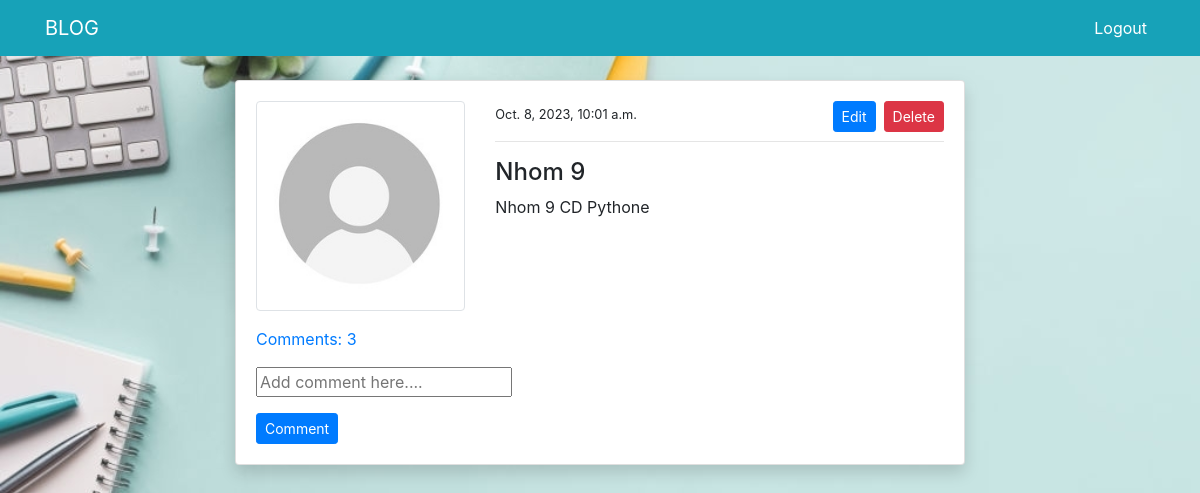
/post_detail2/5/ (signed in), run on the app's committed database.
### blog/models.py (models this page shows, shortened)
class PostModel(models.Model):
    title = models.CharField(max_length=100)
    content = models.TextField()
    author = models.ForeignKey(User, on_delete=models.CASCADE)
    STATUS_CHOICES = (('draft', 'Draft'),('published', 'Published'))
    status = models.CharField(max_length=10, choices=STATUS_CHOICES, default='draft')
    date_created = models.DateTimeField(auto_now_add=True)
    class Meta:
        ordering = ('-date_created',)
    def comment_count(self):
        return self.comment_set.all().count()
    def comments(self):
        return self.comment_set.all()

### users/models.py (models this page shows, shortened)
class ProfileModel(models.Model):
    user = models.OneToOneField(User, on_delete=models.CASCADE)
    image = models.ImageField(default='default.jpg', upload_to='profile', validators=[
                              FileExtensionValidator(['png', 'jpg'])])

### blog/views.py (the view)
# urls.py: path('post_detail2/<int:pk>/', views.post_detail2, name='blog-post-detail2'),
@login_required
def post_detail2(request, pk):
    post = PostModel.objects.get(id=pk)
    if request.method == 'POST':
        c_form = CommentForm(request.POST)
        if c_form.is_valid():
            instance = c_form.save(commit=False)
            instance.user = request.user
            instance.post = post
            instance.save()
            return redirect('blog-post-detail2', pk=post.id)
    else:
        c_form = CommentForm()
    context = {
        'post': post,
        'c_form': c_form,
    }
    return render(request, 'blog/post_detail2.html', context)

### blog/forms.py
class CommentForm(forms.ModelForm):
    content = forms.CharField(
        label='', widget=forms.TextInput(attrs={'placeholder': 'Add comment here....'}))
    class Meta:
        model = Comment
        fields = ('content',)

### templates/blog/post_detail2.html (shortened to what this page needs)
{% extends 'partials/base.html' %}
{% load crispy_forms_tags %}
{% block content %}
<div class="container">
    <div class="row mt-5 pt-3">
        <div class="col-md-8 offset-md-2">
            <div class="card my-3 shadow">
                <div class="card-body">
                    <div class="row">
                        <div class="col-md-4">
                            <img class="img-thumbnail" src="{{ post.author.profilemodel.image.url }}" alt="profile-img">
                        </div>
                        <div class="col-md-8">
                            <small>{{ post.date_created }}</small>
                            {% if post.author == request.user %}
                            <span><a class="btn btn-danger float-right btn-sm"
                                    href="{% url 'blog-post-delete' post.id %}">Delete</a></span>
                            <span><a class="btn btn-primary mx-2 float-right btn-sm"
                                    href="{% url 'blog-post-edit' post.id %}">Edit</a></span>
                            {% endif %}
                            <hr>
                            <h4>{{ post.title }}</h4>
                            <p>
                                {{ post.content }}
                            </p>
                        </div>
                    </div>
                    <p class="mt-3">
                        <a class="" data-toggle="collapse" href="#collapseExample" role="button" aria-expanded="false"
                            aria-controls="collapseExample">
                            Comments: {{ post.comment_count }}
                        </a>
                    </p>
                    <form method="POST">
                        {{ c_form.as_p }}
                        <input class="btn btn-primary btn-sm" type="submit" value="Comment">
                    </form>
                </div>
            </div>
        </div>
    </div>
</div>
{% endblock %}

### templates/partials/base.html (style rules this page uses)
body { height: 100%; background-size: 100%; background: url('/media/background-hoc-tap-xanh_090700918.jpg'); -webkit-background-size: cover; -moz-background-size: cover; -o-background-size: cover; }

### data on the page
PostModel: author.profilemodel.image (placeholder picture), date_created "Oct. 8, 2023, 10:01 a.m.", title "Nhom 9", content "Nhom 9 CD Pythone", comment_count "3"
